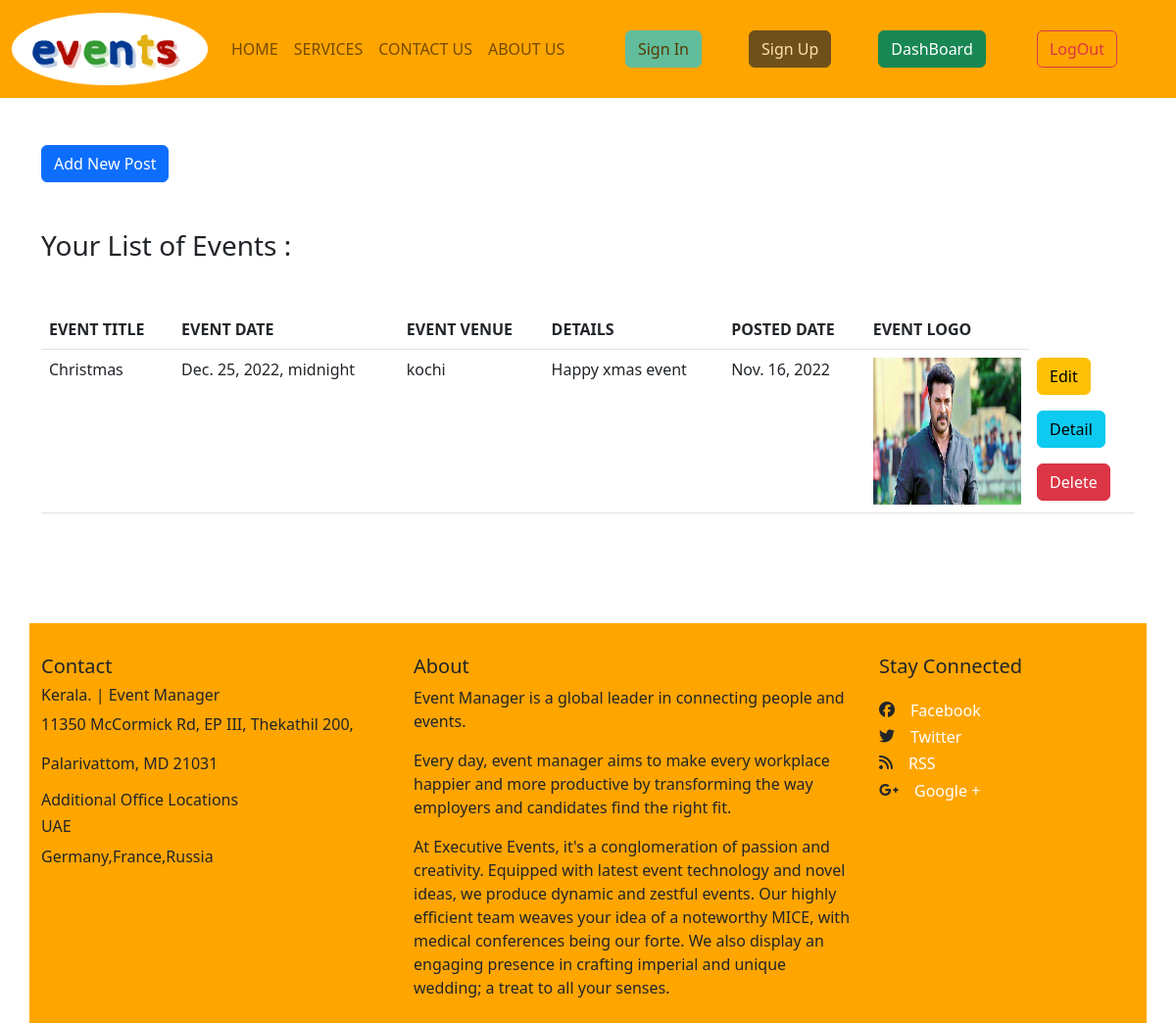
The app's page /post_list (signed in), older data.
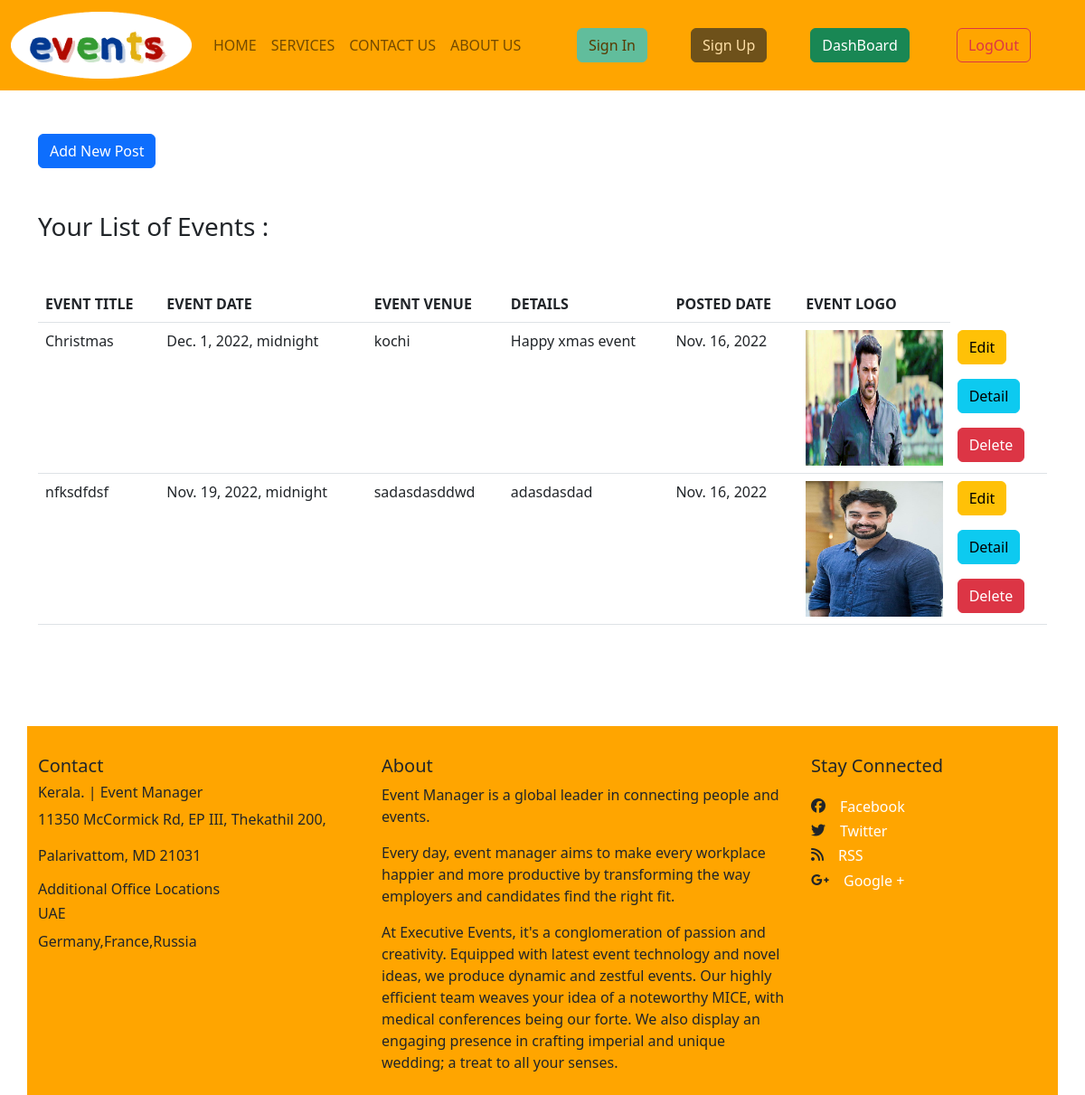
The same page, newer data.
### apps/post/models.py (models this page shows)
class PostModel(models.Model):
    user = models.ForeignKey(User, on_delete=models.CASCADE)
    event_title = models.CharField(max_length=120, null=False)
    event_date = models.DateField(null=False)
    content = models.TextField(null=False)
    location = models.CharField(max_length=200, null=False)
    date = models.DateField(auto_now_add=True)
    pic = models.ImageField(upload_to='events',
                            validators=[FileExtensionValidator(allowed_extensions=['jpeg', 'png', 'jpg'])], null=False,
                            blank=False)

### apps/post/views.py (the view)
# urls.py: path('post_list', post_views.ListPostView.as_view(), name="post_list"),
@method_decorator(login_required, name="dispatch")
class ListPostView(ListView):
    template_name = "eventWebsite/post_list.html"
    model = PostModel
    context_object_name = 'posts' # with this data can be accessed in front end html
    def get_queryset(self):
        return PostModel.objects.filter(user=self.request.user)

### apps/verified_access.py (called while the page is built)
def login_required(fn):
    def wrapper(request, *args, **kwargs):
        if not request.user.is_authenticated:
            messages.error(request, "Login to Access")
            return redirect("login")
        else:
            return fn(request, *args, **kwargs)
    return wrapper

### templates/eventWebsite/post_list.html
{% extends 'eventWebsite/base.html' %}
{% block content %}
{% load static %}
<div class="container mb-5">
    <div class="row mt-5">
        <div class="col-2">
            <a class="btn btn-primary" href="{% url 'add_post' %}" role="button">Add New Post</a>
        </div>
        <div class="col-8">
        </div>
        <div class="col-2"></div>
    </div>
    <div class="row">
        <div class="col-12 mb-5 mt-5">
            <h3>Your List of Events :</h3>
            {%if posts %}
            <table class="table mt-5">
                <tr>
                    <th>EVENT TITLE</th>
                    <th>EVENT DATE</th>
                    <th>EVENT VENUE</th>
                    <th>DETAILS</th>
                    <th>POSTED DATE</th>
                    <th width="15%">EVENT LOGO</th>
                </tr>
                {%for post in posts%}
                <tr>
                    <td>{{post.event_title}}</td>
                    <td>{{post.event_date}}</td>
                    <td>{{post.location}}</td>
                    <td>{{post.content}}</td>
                    <td>{{post.date}}</td>
                    <td>
                        {%if post.pic%}
                        <img src={{post.pic.url}} class="card-img-top" alt="..." width="150" height="150">
                        {% endif %}
                    </td>
                    <td>
                        <a href="{% url 'post_update' post.id %}" class="btn btn-warning ">Edit</a><br>
                        <a href="{% url 'post_detail' post.id %}" class="btn btn-info mt-3">Detail</a><br>
                        <a href="{% url 'delete_post' post.id %}" class="btn btn-danger mt-3">Delete</a><br>
                    </td>
                </tr>
                {%endfor%}
            </table>
            {%else%}
            <h2 class="text-danger">No Upcoming Events Posted</h2>
            {%endif%}
        </div>
    </div>
</div>
{%endblock%}

Row changes from the older to the newer data that the page shows:
changed PostModel "Christmas": event_date "Dec. 25, 2022, midnight" → "Dec. 1, 2022, midnight"
added PostModel: event_title "nfksdfdsf", event_date "Nov. 19, 2022, midnight", location "sadasdasddwd", content "adasdasdad", date "Nov. 16, 2022", pic (picture)
